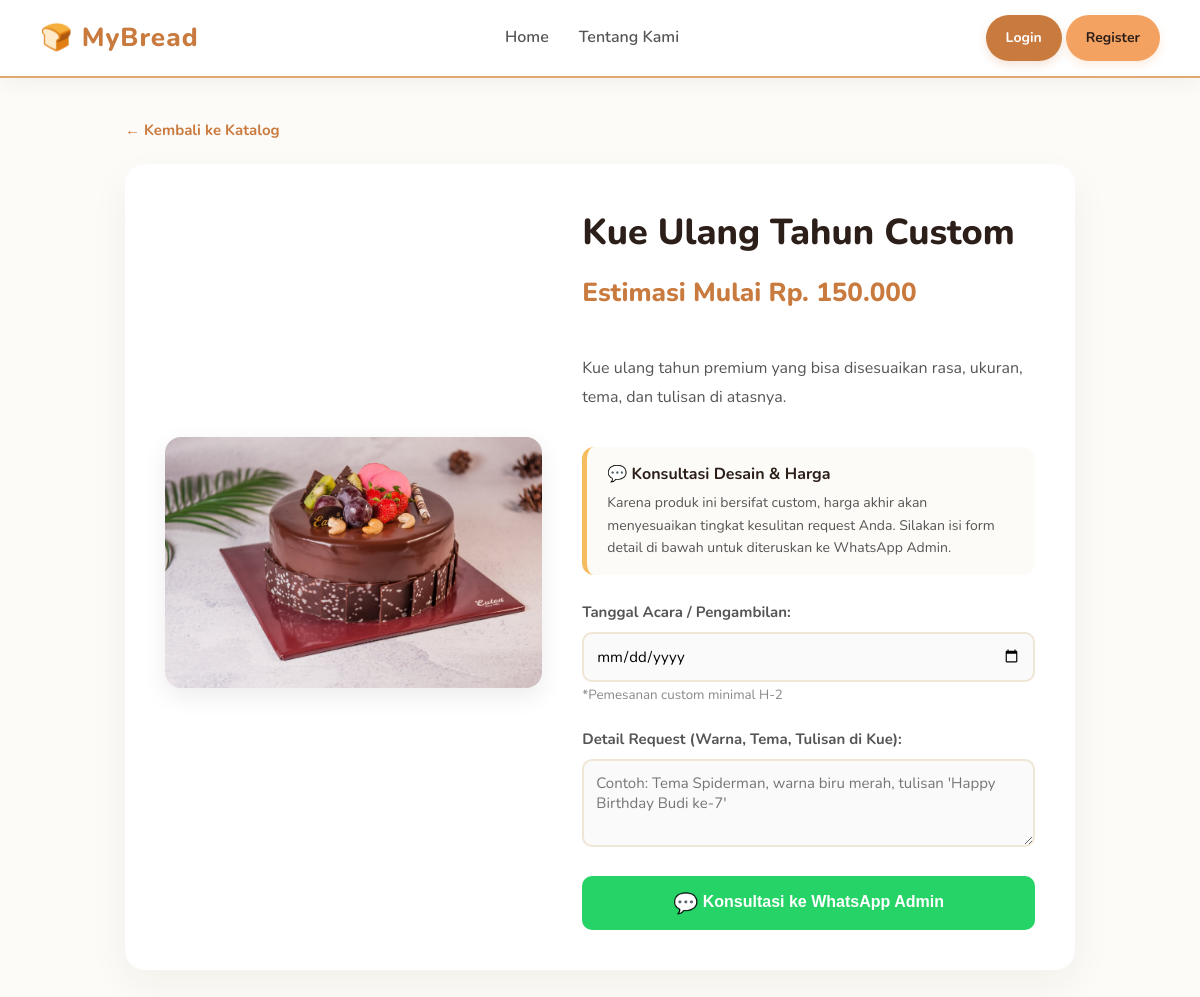
The page /detail.php?id=11&jenis=custom on the database its author committed.
### tables this page shows
CREATE TABLE `products` (
  `id` int(11) NOT NULL,
  `name` varchar(100) NOT NULL,
  `price` decimal(10,0) NOT NULL,
  `img` varchar(255) NOT NULL,
  `desc` text DEFAULT NULL,
  `category` enum('Reguler','Custom') NOT NULL
);

### detail.php (the view, shortened to what this page needs)
<?php
include 'koneksi.php';
$id = isset($_GET['id']) ? (int)$_GET['id'] : 0;
$jenis = isset($_GET['jenis']) ? $_GET['jenis'] : 'reguler';
$query = mysqli_query($conn, "SELECT * FROM products WHERE id = '$id'");
$product = mysqli_fetch_assoc($query);
?>
<!DOCTYPE html>
<html lang="id">
<head>
    <link rel="stylesheet" href="style.css">
</head>
<body>
    <div class="navbar">
        <div class="nav-brand">
            <a href="index.php">🍞 MyBread</a>
        </div>
        <div class="nav-links">
            <a href="index.php">Home</a>
            <a href="tentang-kami.php">Tentang Kami</a>
        </div>
        <div class="nav-right">
            <?php if (isset($_SESSION['user'])): ?>
                <a href="keranjang.php" class="cart-icon">🛒 <span class="cart-badge"><?= $total_cart ?></span></a>
                <div class="user-menu dropdown">
                    <div class="dropdown-btn" onclick="toggleDropdown()">
                        👤 <strong><?= htmlspecialchars($_SESSION['user']) ?></strong> ▼
                    </div>
                    <div class="dropdown-content" id="logoutMenu">
                        <a href="profil.php" style="color: #333;">Profil Saya</a>
                        <a href="pesanan.php" style="color: #333;">Riwayat Pesanan</a>
                        <a href="index.php?logout=1" style="color: red;">Logout</a>
                    </div>
                </div>
            <?php else: ?>
                <div class="auth-buttons">
                    <a href="login.php" class="btn btn-detail" style="text-decoration:none;">Login</a>
                    <a href="register.php" class="btn btn-tambah" style="text-decoration:none;">Register</a>
                </div>
            <?php endif; ?>
        </div>
    </div>
    <div class="container" style="max-width: 950px; padding-top: 40px; padding-bottom: 60px;">
        <div style="margin-bottom: 20px;">
            <a href="produk.php" style="color: #C97A3E; text-decoration: none; font-weight: 700; font-size: 15px;">&larr; Kembali ke Katalog</a>
        </div>
        <div class="detail-card">
            <div class="detail-img-wrapper">
                <img src="<?= $product['img'] ?>" alt="<?= $product['name'] ?>" onerror="this.src='https://via.placeholder.com/400x400?text=Foto+Produk'">
            </div>
            <div class="detail-info-wrapper">
                <h1><?= $product['name'] ?></h1>
                <?php if ($jenis == 'custom'): ?>
                    <p class="detail-price">Estimasi Mulai Rp. <?= number_format($product['price'], 0, ',', '.') ?></p>
                <?php else: ?>
                    <p class="detail-price">Rp. <?= number_format($product['price'], 0, ',', '.') ?></p>
                <?php endif; ?>
                <p class="detail-desc"><?= $product['desc'] ?></p>
                <?php if ($jenis == 'custom'): ?>
                    <div class="custom-notice">
                        <h4 style="margin:0 0 5px 0; color:#2C1E18; font-size: 16px;">💬 Konsultasi Desain & Harga</h4>
                        <p style="margin:0; font-size:14px; color:#555;">Karena produk ini bersifat custom, harga akhir akan menyesuaikan tingkat kesulitan request Anda. Silakan isi form detail di bawah untuk diteruskan ke WhatsApp Admin.</p>
                    </div>
                    <div class="custom-form-group">
                        <label>Tanggal Acara / Pengambilan:</label>
                        <input type="date" id="tgl_custom" min="<?= date('Y-m-d', strtotime('+2 days')) ?>">
                        <small style="color: #888;">*Pemesanan custom minimal H-2</small>
                    </div>
                    <div class="custom-form-group">
                        <label>Detail Request (Warna, Tema, Tulisan di Kue):</label>
                        <textarea id="catatan_custom" rows="3" placeholder="Contoh: Tema Spiderman, warna biru merah, tulisan 'Happy Birthday Budi ke-7'"></textarea>
                    </div>
                    <div class="action-buttons">
                        <button type="button" class="btn btn-wa" style="flex: 2; padding: 15px; font-size: 16px; border:none; border-radius: 10px; cursor: pointer;" onclick="kirimWA('<?= $product['name'] ?>')">
                            <span style="font-size: 20px; vertical-align: middle;">💬</span> Konsultasi ke WhatsApp Admin
                        </button>
                    </div>
                <?php endif; ?>
            </div>
        </div>
    </div>
</body>
</html>

### style.css (style rules this page uses)
body { display: flex; flex-direction: column; min-height: 100vh; background-color: #FDFBF7; font-family: 'Nunito', sans-serif; color: #333; line-height: 1.6; }
html, body { height: 100%; margin: 0; padding: 0; }
h1, h2, h3, h4, h5, h6 { color: #2C1E18; margin-top: 0; }
.container { padding-top: 60px; padding-bottom: 60px; width: 90%; max-width: 1200px; margin: 0 auto; }
.navbar { display: flex; justify-content: space-between; align-items: center; background: rgba(255, 255, 255, 0.95); backdrop-filter: blur(10px); padding: 15px 40px; box-shadow: 0 4px 20px rgba(44, 30, 24, 0.05); border-bottom: 2px solid #E0A96D; position: sticky; top: 0; z-index: 1000; }
.nav-links { display: flex; gap: 30px; }
.nav-links a { text-decoration: none; color: #555555; font-size: 16px; font-weight: 600; transition: color 0.3s, transform 0.2s; }
.nav-right { display: flex; align-items: center; gap: 30px; }
.btn { display: inline-block; padding: 12px 20px; border: none; cursor: pointer; border-radius: 30px; text-decoration: none; text-align: center; font-size: 14px; font-weight: 700; transition: all 0.3s cubic-bezier(0.25, 0.8, 0.25, 1); }
.btn-tambah { background-color: #F4A261; color: #2C1E18; box-shadow: 0 4px 10px rgba(244, 162, 97, 0.2); }
.btn-detail { background-color: #C97A3E; color: #FFFFFF; box-shadow: 0 4px 10px rgba(201, 122, 62, 0.2); }
.detail-card { display: flex; gap: 40px; background: #FFFFFF; padding: 40px; border-radius: 20px; box-shadow: 0 15px 40px rgba(44, 30, 24, 0.05); align-items: center; }
.detail-img-wrapper { flex: 1; }
.detail-img-wrapper img { width: 100%; height: auto; max-height: 400px; object-fit: cover; border-radius: 16px; box-shadow: 0 8px 25px rgba(0,0,0,0.08); }
.detail-info-wrapper { flex: 1.2; display: flex; flex-direction: column; }
.detail-info-wrapper h1 { font-size: 36px; color: #2C1E18; margin-bottom: 10px; font-weight: 800; }
.detail-price { font-size: 26px; color: #C97A3E; font-weight: 800; margin: 0 0 25px 0; }
.detail-desc { font-size: 16px; color: #555555; line-height: 1.8; margin-bottom: 35px; }
.action-buttons { display: flex; gap: 15px; }
.nav-brand a { font-size: 26px; font-weight: 800; color: #C97A3E; text-decoration: none; letter-spacing: 1px; display: flex; align-items: center; gap: 8px; transition: transform 0.3s; }

### detail.php (style rules this page uses)
.custom-notice { background: #FDFBF7; padding: 15px 20px; border-radius: 12px; border-left: 5px solid #F6BD60; margin-bottom: 25px; }
.custom-form-group { margin-bottom: 20px; }
.custom-form-group label { display: block; font-weight: 700; color: #555; margin-bottom: 8px; font-size: 15px; }
.custom-form-group input[type="date"], .custom-form-group textarea { width: 100%; padding: 12px; border: 2px solid #F0E6D6; border-radius: 10px; font-family: inherit; font-size: 15px; background: #FAFAFA; box-sizing: border-box; transition: 0.3s; }
.btn-wa { background-color: #25D366; color: white; }

### rows shown on the page
products: img (picture), name "Kue Ulang Tahun Custom", price "150.000", desc "Kue ulang tahun premium yang bisa disesuaikan rasa, ukuran, tema, dan tulisan di atasnya."
